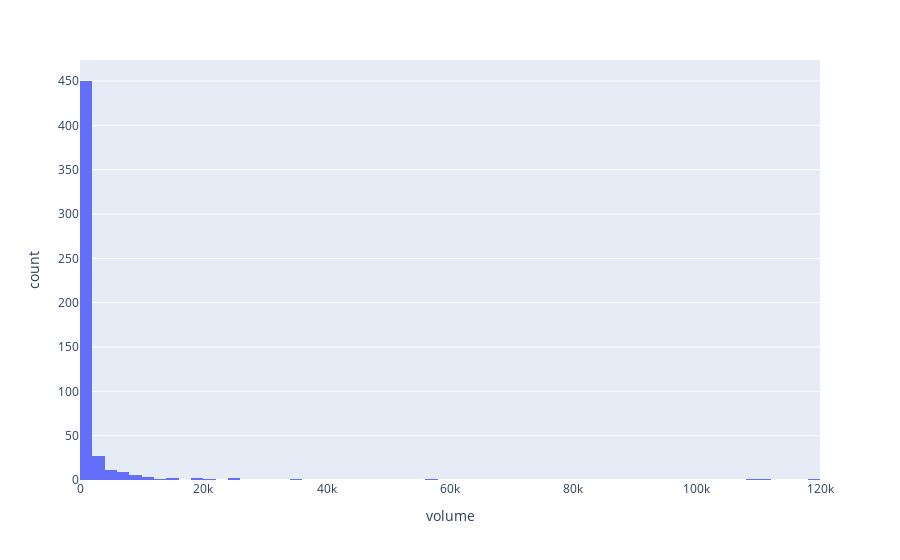

Source (notebook cell):
### Markdown cell above
Podemos observar en el grafico de vela que nuestros valores oscilan sin patron

### Code cell
fig = px.histogram(bit, x="volume")
fig.show()

### Figure 1 — Plotly figure (JSON) as saved in the notebook; plotly's stock layout.template omitted (floating-point values rounded to 4 significant figures; data arrays with more than 128 entries replaced by an {"elided": "..."} marker saying what was removed)
{"data": [{"alignmentgroup": "True", "bingroup": "x", "hovertemplate": "volume=%{x}<br>count=%{y}<extra></extra>", "legendgroup": "", "marker": {"color": "#636efa", "pattern": {"shape": ""}}, "name": "", "offsetgroup": "", "orientation": "v", "showlegend": false, "type": "histogram", "x": {"elided": "519 int values"}, "xaxis": "x", "yaxis": "y"}], "layout": {"autosize": true, "barmode": "relative", "legend": {"tracegroupgap": 0}, "margin": {"t": 60}, "xaxis": {"anchor": "y", "autorange": true, "domain": [0, 1], "range": [-0.5, 120000.0], "title": {"text": "volume"}, "type": "linear"}, "yaxis": {"anchor": "x", "autorange": true, "domain": [0, 1], "range": [0, 473.7], "title": {"text": "count"}}}}
